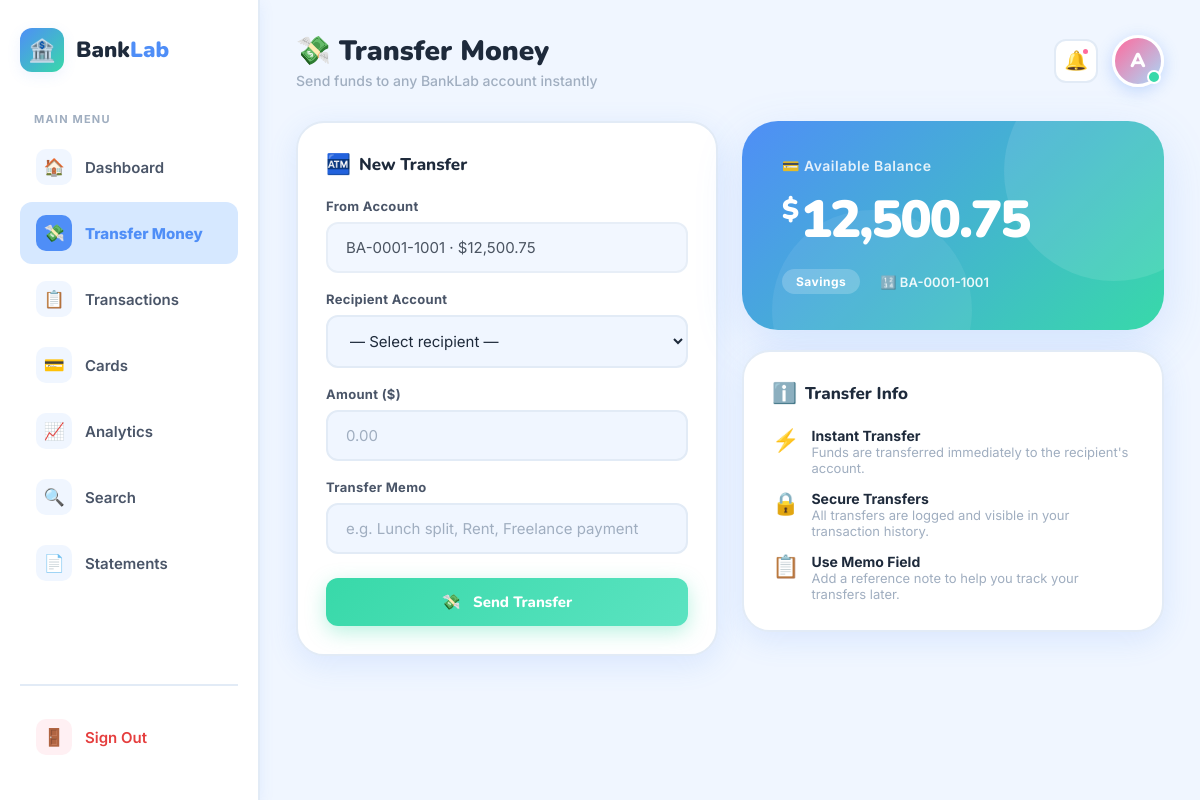
Page /transfer.php (signed in) on the committed database.
### tables this page shows
CREATE TABLE IF NOT EXISTS accounts (
    id INT AUTO_INCREMENT PRIMARY KEY,
    user_id INT NOT NULL,
    account_number VARCHAR(20) NOT NULL,
    account_type VARCHAR(50) DEFAULT 'Savings',
    balance DECIMAL(12,2) DEFAULT 0.00,
    FOREIGN KEY (user_id) REFERENCES users(id)
);

### transfer.php (the view, shortened to what this page needs)
<?php
require_once 'db.php';
$sender_acc_id = $_SESSION['account_id'];
$sender_sql    = "SELECT * FROM accounts WHERE id = $sender_acc_id LIMIT 1";
$sender_res    = mysqli_query($conn, $sender_sql);
$sender        = mysqli_fetch_assoc($sender_res);
?>
<!DOCTYPE html>
<html lang="en">
<head>
<link rel="stylesheet" href="assets/style.css"/>
</head>
<body>
<div class="page-wrap">
  <aside class="sidebar">
    <div class="logo">
      <div class="logo-icon">🏦</div>
      <div class="logo-text">Bank<span>Lab</span></div>
    </div>
    <p class="nav-label">Main Menu</p>
    <a href="dashboard.php?account_id=<?= $sender_acc_id ?>" class="nav-link">
      <div class="nav-icon">🏠</div> Dashboard
    </a>
    <a href="transfer.php" class="nav-link active">
      <div class="nav-icon">💸</div> Transfer Money
    </a>
    <a href="transactions.php?account_id=<?= $sender_acc_id ?>" class="nav-link">
      <div class="nav-icon">📋</div> Transactions
    </a>
    <a href="cards.php"      class="nav-link"><div class="nav-icon">💳</div> Cards</a>
    <a href="analytics.php"  class="nav-link"><div class="nav-icon">📈</div> Analytics</a>
    <a href="search.php"     class="nav-link"><div class="nav-icon">🔍</div> Search</a>
    <a href="statements.php" class="nav-link"><div class="nav-icon">📄</div> Statements</a>
    <div class="sidebar-footer">
      <a href="logout.php" class="nav-link" style="color:#E53E3E;">
        <div class="nav-icon" style="background:#FFF0F3;">🚪</div> Sign Out
      </a>
    </div>
  </aside>
  <main class="main-content">
    <div class="topbar">
      <div>
        <div class="topbar-title">💸 Transfer Money</div>
        <div class="topbar-subtitle">Send funds to any BankLab account instantly</div>
      </div>
      <div class="topbar-right">
        <div class="notif-btn" onclick="window.location='notifications.php'" title="Notifications" style="cursor:pointer;">🔔<div class="notif-dot"></div></div>
        <div class="avatar"
             style="background: linear-gradient(135deg, <?= htmlspecialchars($_SESSION['avatar_color'] ?? '#4F8EF7') ?>, #A8D8F8);">
          <?= strtoupper(substr($_SESSION['full_name'], 0, 1)) ?>
          <div class="avatar-badge"></div>
        </div>
      </div>
    </div>
    <div class="two-col">
      <div class="card fade-in">
        <div class="card-title">
          <span class="card-icon">🏧</span> New Transfer
        </div>
        <form method="POST" action="transfer.php">
          <div class="form-group">
            <label class="form-label">From Account</label>
            <input type="text" class="form-input"
                   value="<?= htmlspecialchars($sender['account_number']) ?> · $<?= number_format($sender['balance'], 2) ?>"
                   readonly style="background:#F0F6FF; opacity:.8;"/>
          </div>
          <div class="form-group">
            <label class="form-label">Recipient Account</label>
            <select name="to_account" class="form-input">
              <option value="">— Select recipient —</option>
            </select>
          </div>
          <div class="form-group">
            <label class="form-label">Amount ($)</label>
            <input type="number" name="amount" class="form-input"
                   placeholder="0.00" step="0.01"/>
          </div>
          <div class="form-group">
            <label class="form-label">Transfer Memo</label>
            <input type="text" name="memo" class="form-input"
                   placeholder="e.g. Lunch split, Rent, Freelance payment"/>
          </div>
          <button type="submit" class="btn btn-mint btn-full" style="margin-top: 6px;">
            💸 &nbsp; Send Transfer
          </button>
        </form>
      </div>
      <div style="display:flex; flex-direction:column; gap:20px;">
        <div class="balance-card fade-in">
          <div class="balance-label">💳 Available Balance</div>
          <div class="balance-amount">
            <span class="currency">$</span><?= number_format($sender['balance'], 2) ?>
          </div>
          <div class="balance-meta" style="margin-top:14px;">
            <div class="balance-chip"><?= htmlspecialchars($sender['account_type']) ?></div>
            <div class="balance-meta-item">🔢 <?= htmlspecialchars($sender['account_number']) ?></div>
          </div>
        </div>
        <div class="card fade-in">
          <div class="card-title"><span class="card-icon">ℹ️</span> Transfer Info</div>
          <div style="display:flex;flex-direction:column;gap:14px;">
            <div style="display:flex;align-items:flex-start;gap:12px;">
              <div style="font-size:22px;">⚡</div>
              <div>
                <div style="font-weight:700;font-size:14px;color:var(--slate);">Instant Transfer</div>
                <div style="font-size:13px;color:var(--slate-light);">Funds are transferred immediately to the recipient's account.</div>
              </div>
            </div>
            <div style="display:flex;align-items:flex-start;gap:12px;">
              <div style="font-size:22px;">🔒</div>
              <div>
                <div style="font-weight:700;font-size:14px;color:var(--slate);">Secure Transfers</div>
                <div style="font-size:13px;color:var(--slate-light);">All transfers are logged and visible in your transaction history.</div>
              </div>
            </div>
            <div style="display:flex;align-items:flex-start;gap:12px;">
              <div style="font-size:22px;">📋</div>
              <div>
                <div style="font-weight:700;font-size:14px;color:var(--slate);">Use Memo Field</div>
                <div style="font-size:13px;color:var(--slate-light);">Add a reference note to help you track your transfers later.</div>
              </div>
            </div>
          </div>
        </div>
      </div>
    </div>
  </main>
</div>
</body>
</html>

### rows in the picture
accounts: account_number+balance "BA-0001-1001 · $12,500.75", balance "12,500.75", account_type "Savings", account_number "BA-0001-1001"

### other values in the picture
substr($_SESSION['full_name'], 0, 1) "A"
